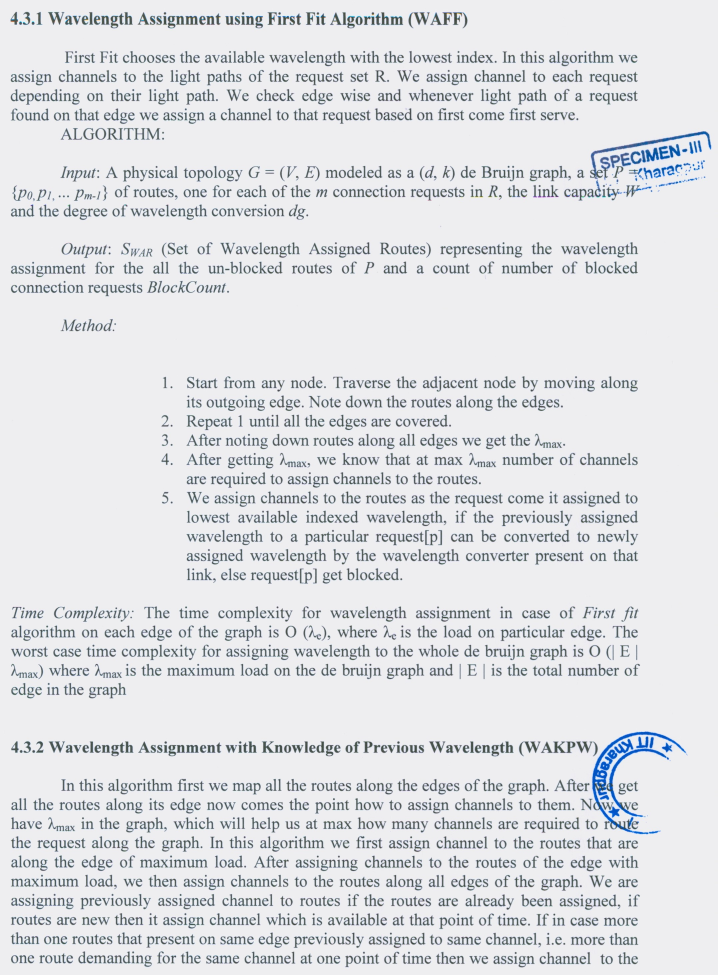
//> input picture sample_input_images/stamp00010029.jpg, 2154 x 2924 px (shown at 1/3 size)
$ ./color_stamp_removal sample_input_images/stamp00010029.jpg out.png   (built with g++ and OpenCV 4)
//> lines starting //> are read from the running program, lines starting //| are printed output that depends on the picture; after the words box and inside, x2 and y2 are one past the last pixel; in counts of white or black regions, pixels touching at a corner belong together
### binarization.h


#include "StandardHeaders.h"


namespace IITkgp_functions {


        //void BinaryThreshold( int, void* );

/**
 * @function binarization
 * @param input an image in Mat format and type for binarization
 * @brief type = 1 for adaptive
 * @brief type = 2 for otsu
 * @brief type = 3 for Normal Threshold by GUI
 * @brief type = 4 for Adaptive Threshold by GUI
 * @brief type = 5 for Normal Threshold by fixed value
 * @return Return a binary image of Mat data-type
  */

        Mat binarization(Mat image, int type);


}

### StandardHeaders.h
#include<stdio.h>
#include<stdlib.h>
#include<string.h>
#include<math.h>
#include <sys/stat.h>
#include <iostream>
#include<queue>
#include<list>
#include<stack>
#include<vector>
#include<search.h>
#include <time.h>

#include "opencv2/opencv_modules.hpp"
#include "opencv2/core/core.hpp"
#include "opencv2/ml/ml.hpp"
#include "opencv2/highgui/highgui.hpp"
#include "opencv2/imgproc/imgproc.hpp"
#include "opencv2/features2d/features2d.hpp"
#include "opencv2/nonfree/features2d.hpp"


#include <opencv/cv.h>
#include <opencv/highgui.h>

#include <opencv2/opencv.hpp>

using namespace cv;
using namespace std;


#define PI 3.14159265

### color_stamp_removal.h
#include "StandardHeaders.h"

#include "binarization.h"
#include "folder.h"
#include "Image_proc_functions.h"
#include "ScalarColorFeature.h"


using namespace IITkgp_functions;

### binarization.cpp


#include "binarization.h"


/*------------------------------------------------------BINARIZATION-------------------------------------------------------------------*/


// parameters for binarization

int binary_threshold_value = 211;

  /**
   * @param :thereshold_type
   *
   * 0: Binary
     1: Binary Inverted
     2: Threshold Truncated
     3: Threshold to Zero
     4: Threshold to Zero Inverted
   */
int threshold_type = 0;
int const maximum_value = 255;
int const maximum_type = 4;
int const maximum_BINARY_value = 255;
int blockSize;
int windowsize = 25;
int tempwinval = 10;
//int const blockSize=101;
Mat TempGray,TempBinary;


void BinaryThreshold( int, void* )
{
  /* 0: Binary
     1: Binary Inverted
     2: Threshold Truncated
     3: Threshold to Zero
     4: Threshold to Zero Inverted
   */

  threshold( TempGray, TempBinary,  binary_threshold_value, maximum_BINARY_value,threshold_type );
  imshow("BinaryThresholding",TempBinary);
}

// [6 lines left out: function AdaptiveBinaryThreshold, not called in this run]


/**
 * @function binarization
 * @param input an image in Mat format and type for binarization
 * @brief type = 1 for adaptive
 * @brief type = 2 for otsu
 * @brief type = 3 for Normal Threshold by GUI
 * @brief type = 4 for Adaptive Threshold by GUI
 * @brief type = 5 for Normal Threshold by fixed value
 * @return Return a binary image of Mat data-type
  */

Mat IITkgp_functions::binarization(Mat image, int type)
{
/**
 * @param type
 * type = 1 for adaptive;
 * type = 2 for Otsu
 * type = 3 for Normal Threshold by GUI
**/

    // Convert the image to Gray

    Mat gray,binary;
    threshold_type = 0;

    cvtColor(image, gray, CV_BGR2GRAY);

    //adaptive Binarization
    if(type == 1)
    {
      blockSize = (windowsize * 10) + 1;
      adaptiveThreshold(  TempGray, TempBinary, maximum_BINARY_value, ADAPTIVE_THRESH_GAUSSIAN_C,  threshold_type,  blockSize, tempwinval);
      TempBinary.copyTo(binary);

    }

    // Otsu Thresholding
    if(type == 2)
    {
      double val = threshold( gray, binary, 100, maximum_BINARY_value, cv::THRESH_OTSU | cv::THRESH_BINARY);
      printf("threshold value is %lf\n",val);
    }

    //GUI Threshold
    if(type == 3)
    {
      gray.copyTo(TempGray);
      /// Create a window to display results
        namedWindow( "BinaryThresholding", CV_WINDOW_KEEPRATIO );

        createTrackbar( "Value", "BinaryThresholding", & binary_threshold_value, maximum_BINARY_value, BinaryThreshold );

        /// Call the function to initialize
        BinaryThreshold( 0, 0 );
        waitKey(0);
        printf("threshold value is %d\n",binary_threshold_value);
        TempBinary.copyTo(binary);

    }

    if(type == 4)
    {
      gray.copyTo(TempGray);
      namedWindow( "AdaptiveBinarization", CV_WINDOW_KEEPRATIO );
      createTrackbar( "WindowSize (10n+1)", "AdaptiveBinarization", & windowsize, 100, AdaptiveBinaryThreshold );
      createTrackbar( "Val", "AdaptiveBinarization", & tempwinval, 100, AdaptiveBinaryThreshold );
      /// Call the function to initialize
      AdaptiveBinaryThreshold( 0, 0 );
      waitKey(0);
      TempBinary.copyTo(binary);

    }

    // Fixed Threshold
    if(type == 5)
    {
      binary_threshold_value = 211;
      threshold( gray, binary,  binary_threshold_value, maximum_BINARY_value,threshold_type );
    }

    return (binary);

}


/*------------------------------------------------------------------------------------------------------------------------------------------------*/

### color_stamp_removal.cpp


#include "color_stamp_removal.h"


int main(int argc, char *argv[])
{


      Mat in_image = imread(argv[1],1);
//> in_image is the input picture: 2924 rows x 2154 cols, CV_8UC3; mean B, G, R 227.9, 224.6, 223
      vector<Mat> color_planes;
      Mat color_image;
      in_image.copyTo(color_image);


      int bin_type = 3;

      Mat Binary = binarization(in_image, bin_type);
//> in BinaryThreshold, `threshold( TempGray, TempBinary,  binary_threshold_value, maximum_BINA..`:
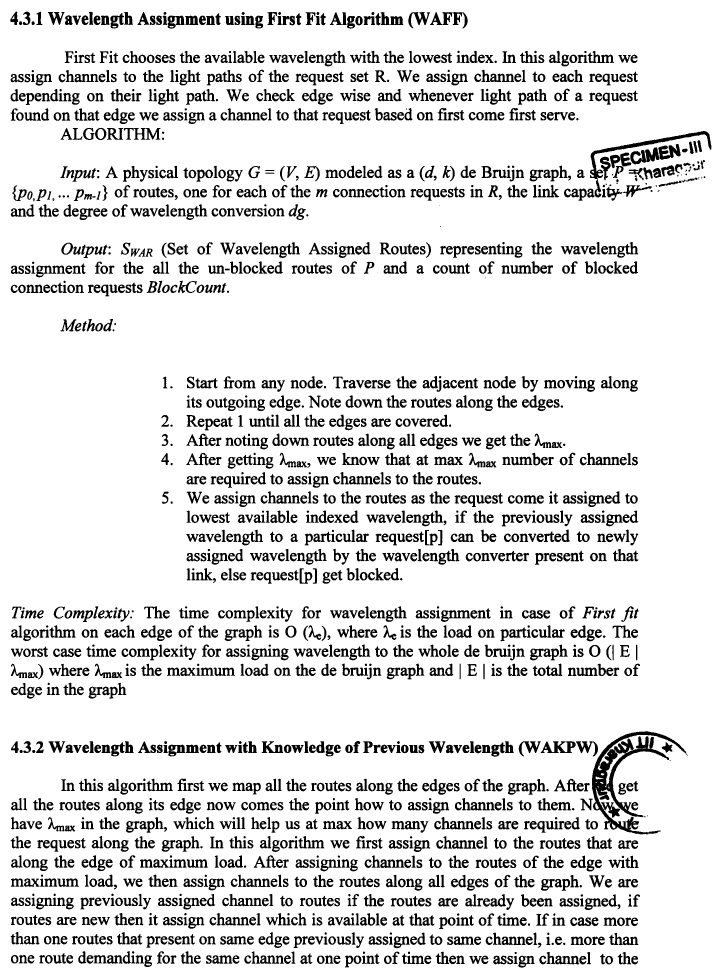
//> TempBinary: 2924 rows x 2154 cols, CV_8UC1 (shown at 1/3 size); 87.8% white; 2150 black regions (23 under 20 px), largest, box (x1, y1, x2, y2) and area: (1776, 2194, 2063, 2503) 18460, (1770, 393, 2134, 538) 5170, (1891, 442, 1978, 493) 2296
//| threshold value is 211

      for(int i = 0; i < Binary.rows; i++)
	{
	  for(int j = 0; j < Binary.cols; j++)
	  {
	    if(Binary.data[i*Binary.cols+j] == 255)
	    {
	      color_image.at<Vec3b>(i,j)[0] = 255;
	      color_image.at<Vec3b>(i,j)[1] = 255;
	      color_image.at<Vec3b>(i,j)[2] = 255;
	    }
	  }
	}

	//imwrite("color_masked.png",color_image);

      cvtColor(in_image,color_image,CV_BGR2HSV);
//> color_image: 2924 rows x 2154 cols, CV_8UC3; mean H, S, V 113.8, 7, 228
      split(color_image, color_planes);
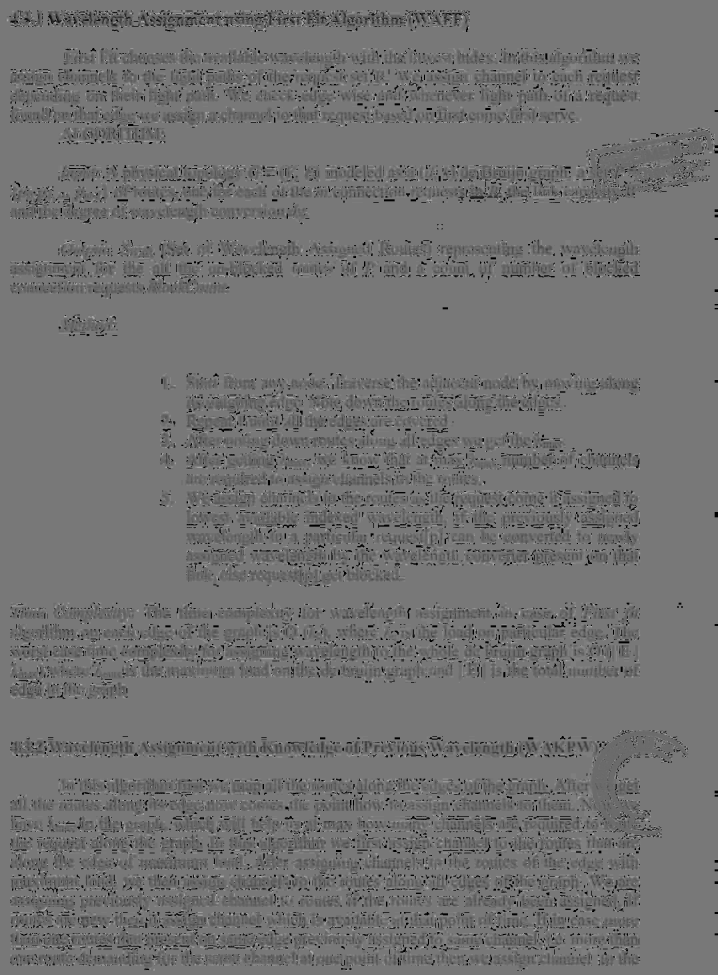
//> color_planes[0]: 2924 rows x 2154 cols, CV_8UC1 (shown at 1/3 size); min 0, max 179, mean 113.8
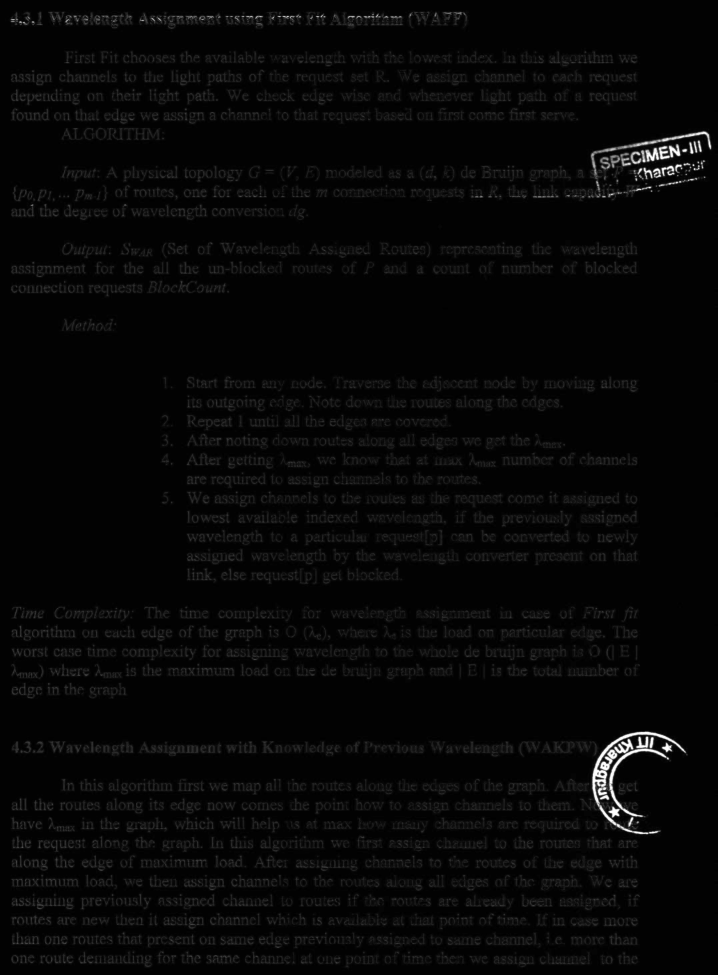
//> color_planes[1]: 2924 rows x 2154 cols, CV_8UC1 (shown at 1/3 size); min 0, max 255, mean 7

//> (the run ends here: the program needs code that is not available in this run, at `vector<float> colfeature = ScalarColorFeatureMasked(color_planes, Bina..`)
